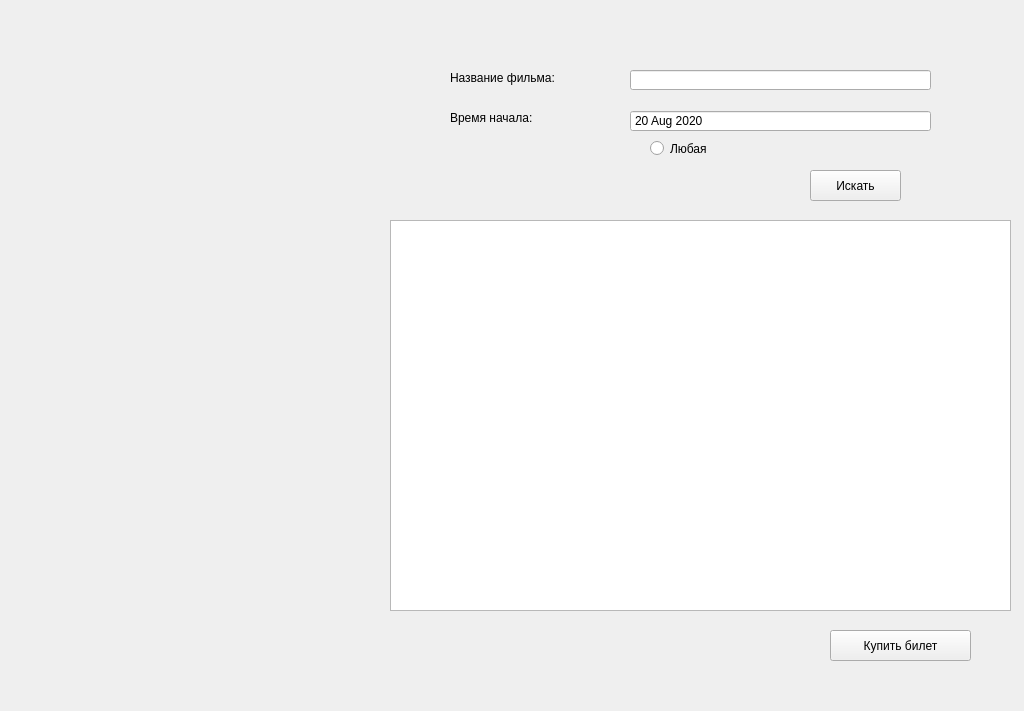
<?xml version="1.0" encoding="UTF-8"?>
<ui version="4.0">
 <class>Form</class>
 <widget class="QWidget" name="Form">
  <property name="geometry">
   <rect>
    <x>0</x>
    <y>0</y>
    <width>1024</width>
    <height>711</height>
   </rect>
  </property>
  <property name="windowTitle">
   <string>Form</string>
  </property>
  <widget class="QLabel" name="label_title">
   <property name="geometry">
    <rect>
     <x>450</x>
     <y>70</y>
     <width>181</width>
     <height>16</height>
    </rect>
   </property>
   <property name="text">
    <string>Название фильма:</string>
   </property>
  </widget>
  <widget class="QLineEdit" name="title">
   <property name="geometry">
    <rect>
     <x>630</x>
     <y>70</y>
     <width>301</width>
     <height>20</height>
    </rect>
   </property>
   <property name="maxLength">
    <number>27</number>
   </property>
  </widget>
  <widget class="QPushButton" name="search">
   <property name="geometry">
    <rect>
     <x>810</x>
     <y>170</y>
     <width>91</width>
     <height>31</height>
    </rect>
   </property>
   <property name="text">
    <string>Искать</string>
   </property>
  </widget>
  <widget class="QLabel" name="label_date">
   <property name="geometry">
    <rect>
     <x>450</x>
     <y>110</y>
     <width>181</width>
     <height>16</height>
    </rect>
   </property>
   <property name="text">
    <string>Время начала:</string>
   </property>
  </widget>
  <widget class="QRadioButton" name="any">
   <property name="geometry">
    <rect>
     <x>650</x>
     <y>140</y>
     <width>82</width>
     <height>17</height>
    </rect>
   </property>
   <property name="text">
    <string>Любая</string>
   </property>
  </widget>
  <widget class="QDateEdit" name="date">
   <property name="geometry">
    <rect>
     <x>630</x>
     <y>110</y>
     <width>301</width>
     <height>22</height>
    </rect>
   </property>
   <property name="buttonSymbols">
    <enum>QAbstractSpinBox::NoButtons</enum>
   </property>
   <property name="minimumDate">
    <date>
     <year>2020</year>
     <month>8</month>
     <day>20</day>
    </date>
   </property>
  </widget>
  <widget class="QTableWidget" name="movies">
   <property name="geometry">
    <rect>
     <x>390</x>
     <y>220</y>
     <width>621</width>
     <height>391</height>
    </rect>
   </property>
  </widget>
  <widget class="QLabel" name="error">
   <property name="geometry">
    <rect>
     <x>420</x>
     <y>180</y>
     <width>341</width>
     <height>16</height>
    </rect>
   </property>
   <property name="text">
    <string/>
   </property>
  </widget>
  <widget class="QPushButton" name="buy_button">
   <property name="geometry">
    <rect>
     <x>830</x>
     <y>630</y>
     <width>141</width>
     <height>31</height>
    </rect>
   </property>
   <property name="text">
    <string>Купить билет</string>
   </property>
  </widget>
 </widget>
 <resources/>
 <connections/>
</ui>
